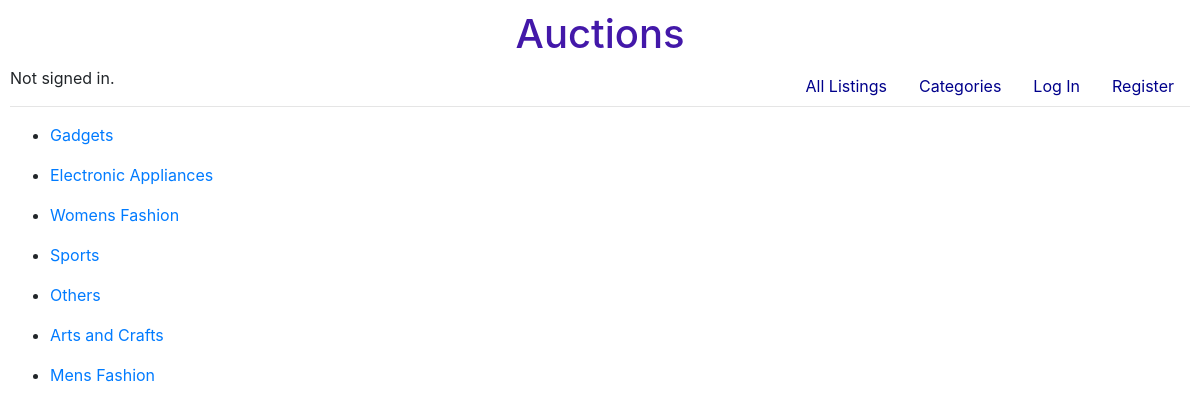
The page /categories on the database its author committed.
### auctions/models.py (models this page shows, shortened)
class Listings(models.Model):
    category_choices=(
    ('A','Arts and Crafts'),
    ('E','Electronic Appliances'),
    ('M','Mens Fashion'),
    ('W','Womens Fashion'),
    ('G','Gadgets'),
    ('S','Sports'),
    ('O','Others')
    )
    created_by=models.ForeignKey(User,null=True,related_name='created_by',on_delete=models.CASCADE)
    title= models.CharField(max_length=200)
    description=models.CharField(max_length=200)
    date=models.DateField()
    starting_bid=models.IntegerField()
    Categories=models.CharField(choices=category_choices, max_length=10)
    image= models.ImageField(upload_to='images/', null=True)
    watchlist=models.BooleanField(null=True)
    highest_bidder=models.ForeignKey(User,null=True,related_name='highest_bidder', on_delete=models.CASCADE)
    close_bid= models.BooleanField(null=True)

### auctions/views.py (the view)
# urls.py: path("categories", views.categories, name="categories"),
def categories(request):
    categories=[]
    listings=Listings.objects.all()
    for list in listings:
        if not list.Categories in categories:
            categories.append(list.Categories)
    return render(request, "auctions/categories.html",{
    "categories":categories
    })

### auctions/templates/auctions/categories.html
{% extends "auctions/layout.html" %}
{% block body %}
{% if categories %}
{% for category in categories %}
<ul>
<li><a href="{% url 'category_items' category %}">{{category}}</a></li>
</ul>
{% endfor %}
{% else %}
{% for item in items %}
<ul>
<li><a href="{% url 'item' item.id %}">{{item.title}}</a></li>
</ul>
{% endfor %}
{% endif %}
{% endblock %}

### auctions/static/auctions/styles.css (style rules this page uses)
body { padding: 10px; }

### rows shown on the page
Listings: categories "Gadgets"
Listings: categories "Electronic Appliances"
Listings: categories "Womens Fashion"
Listings: categories "Sports"
Listings: categories "Others"
Listings: categories "Arts and Crafts"
Listings: categories "Mens Fashion"
